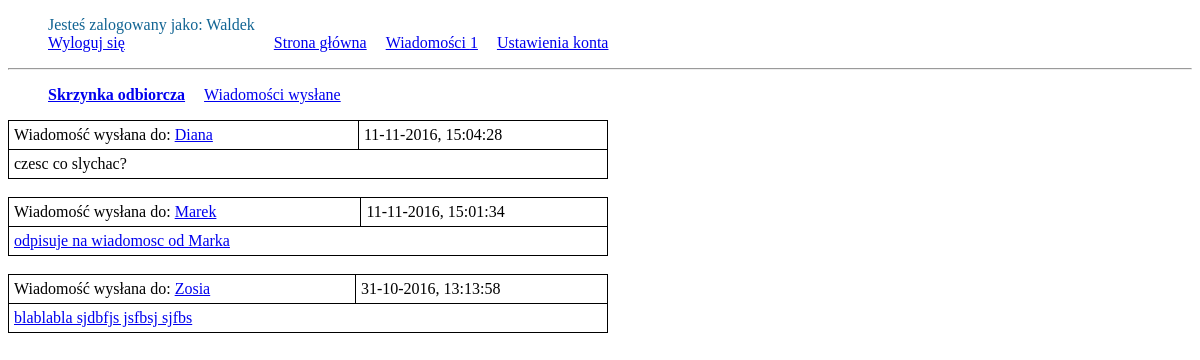
The page /outbox.php?id=9 (signed in) on the database its author committed.
### tables this page shows
CREATE TABLE `messages` (
  `id` int(11) NOT NULL,
  `creation_date` int(11) NOT NULL,
  `sender_id` int(11) NOT NULL,
  `receiver_id` int(11) NOT NULL,
  `message` text NOT NULL,
  `msg_status` tinyint(1) NOT NULL,
  `replay_to` int(11) NOT NULL
);

CREATE TABLE `users` (
  `id` int(11) NOT NULL,
  `username` varchar(255) DEFAULT NULL,
  `hashedPassword` varchar(60) NOT NULL,
  `email` varchar(255) NOT NULL
);

### src/Message.php (called while the page is built, shortened)
<?php
class Message {
    private $id;
    private $creationDate;
    private $receiverId;
    private $message;
    public function __construct() {
        $this->id = -1;
        $this->creationDate = '';
        $this->receiverId = '';
        $this->message = '';
    }
    function getId() {
        return $this->id;
    }
    function getCreationDate() {
        return $this->creationDate;
    }
    function getReceiverId() {
        return $this->receiverId;
    }
    function getMessage() {
        return $this->message;
    }
    static public function loadSendMessages(mysqli $conn, $userId) {
        $sql = "SELECT * FROM messages WHERE sender_id LIKE $userId ORDER BY creation_date DESC";
        $result = $conn->query($sql);
        $ret = [];
        if ($result != false && $result->num_rows != 0) {
            foreach ($result as $row) {
                $receivedMessages = new Message();
                $receivedMessages->id = $row["id"];
                $receivedMessages->senderId = $row["sender_id"];
                $receivedMessages->receiverId = $row["receiver_id"];
                $receivedMessages->creationDate = $row["creation_date"];
                $receivedMessages->message = $row['message'];
                $receivedMessages->msgStatus = $row['msg_status'];
                $receivedMessages->replayTo = $row['replay_to'];
                $ret[$receivedMessages->id] = $receivedMessages;
            }
        }
        return $ret;
    }
    static public function countReceivedUnreadMessages(mysqli $conn, $userId) {
        $sql = "SELECT * FROM messages WHERE receiver_id = $userId AND msg_status = 1";
        $result = $conn->query($sql);
        if ($result != false && $result->num_rows != 0) {
            return $result->num_rows;
        }
        return 0;
    }
}

### src/User.php (called while the page is built, shortened)
<?php
class User {
    static public function loadUsernameByUserId(mysqli $conn, $userId) {
        $sql = "SELECT id, username FROM users WHERE id = '$userId'";
        $result = $conn->query($sql);
        if ($result->num_rows == 1) {
            $row = $result->fetch_assoc();
            $username = $row['username'];
            return $username;
        }
    }
}
?>

### outbox.php (the view, shortened to what this page needs)
<?php
include_once 'src/Message.php';
include_once 'src/User.php';
require_once 'src/connection.php';
$msgCount = Message::countReceivedUnreadMessages($conn, $_SESSION['loggedUserId']);
$userId = $_SESSION['loggedUserId'];
$msg = 0;
if ($_SERVER['REQUEST_METHOD'] == 'GET') {
    if (!empty($_GET) && isset($_GET['id'])) {
        $msg = $_GET['id'];
    }
}
?>
<!DOCTYPE html>
<html>
    <head>
        <link rel="stylesheet" href="css/style.css">
    </head>
    <body>
        <div class="main_menu" cellspacing='10'>
            <ul>
                <li>
                    Jesteś zalogowany jako:
                    <?=$_SESSION['loggedUserName'];
                    ?><br>
                    <a href="logout.php">Wyloguj się</a>
                </li>
                <li>
                    <a href="index.php">Strona główna</a>
                </li>
                <li>
                    <a href="inbox.php">Wiadomości  <?=$msgCount?></a>
                </li>
                <li>
                    <a href="accountAdjustment.php">Ustawienia konta</a>
                </li>
            </ul>
        </div>
        <hr>
        <div class="messages_menu" cellspacing='10'>
            <ul>
                <li>
                    <strong><a href="inbox.php">Skrzynka odbiorcza</a></strong>
                </li>
                <li>
                    <a href="outbox.php">Wiadomości wysłane</a>
                </li>
            </ul>
        </div>
<?php
if ($inbox = Message::loadSendMessages($conn, $userId)) {
    foreach ($inbox as $message) {
        $username = User::loadUsernameByUserId($conn, $message->getReceiverId());
?>
        <table class="messages">
            <tr>
                <td>
                    Wiadomość wysłana do: <a href="usersTweets.php?followedUserId=<?=$message->getReceiverId();?>"><?=$username?></a>
                </td>
                <td>
                    <?=date('d-m-Y, G:i:s', $message->getCreationDate())?>
                </td>
            </tr>
            <tr>
                <td id="message_text" colspan="2">
<?php
        if ($msg == $message->getId()) {
            echo $message->getMessage();
        } else {
            echo "<a href='outbox.php?id=" . $message->getId() . "'>" . substr($message->getMessage(), 0, 30) . "</a>";
        }
?>
                </td>
            </tr>
        </table><br>
<?php
    }
}
?>
    </body>
</html>

### css/style.css (style rules this page uses)
.main_menu li { display: inline-block; list-style: none; color: #116493; margin-right: 15px; }
table.messages { border-collapse: collapse; border-spacing: 0; width: 600px; }
table.messages td { border: 1px solid black; padding: 5px; }
.messages_menu li { display: inline-block; list-style: none; color: #116493; margin-right: 15px; }

### rows shown on the page
messages: receiver.username "Diana", creation_date "11-11-2016, 15:04:28", message "czesc co slychac?"
messages: receiver.username "Marek", creation_date "11-11-2016, 15:01:34", message "odpisuje na wiadomosc od Marka"
messages: receiver.username "Zosia", creation_date "31-10-2016, 13:13:58", message "blablabla sjdbfjs jsfbsj sjfbs"

### other values the page prints
$_SESSION['loggedUserName'] "Waldek"
$msgCount "1"
